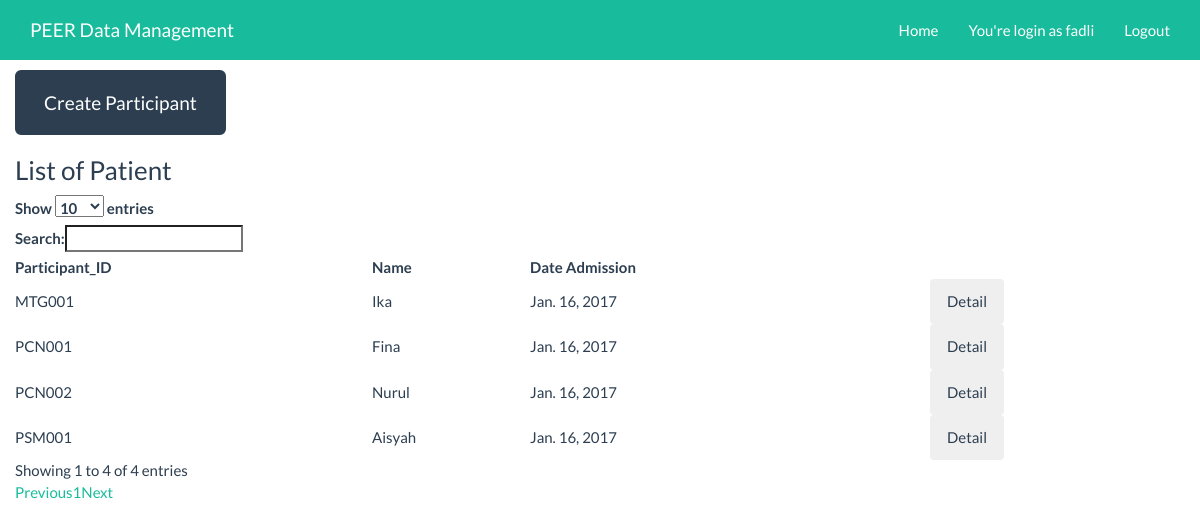
The app's page / (signed in), older data.
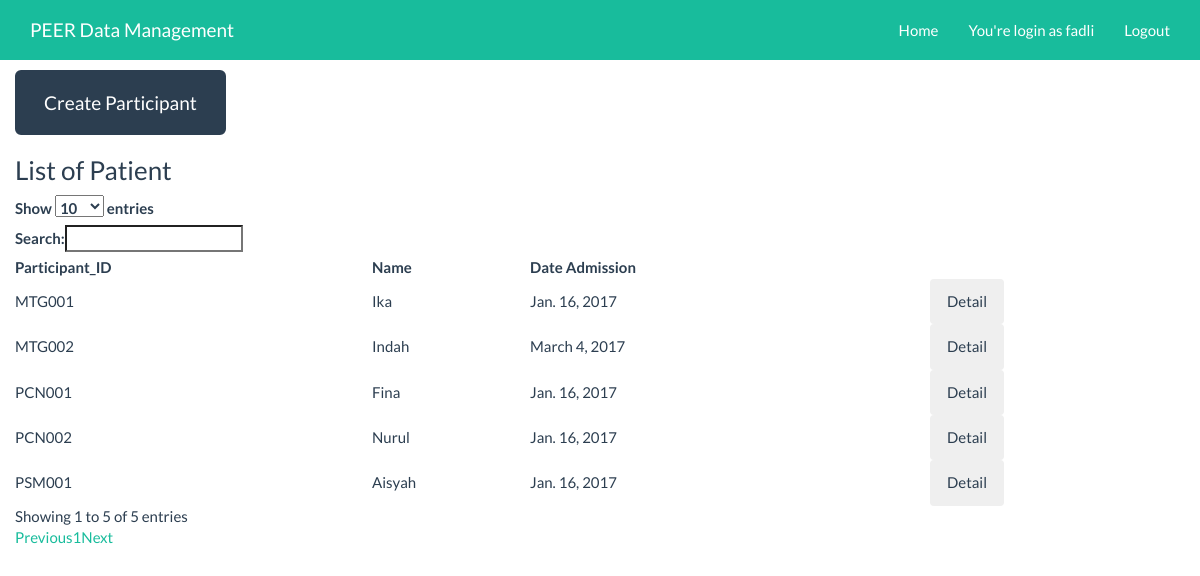
The same page, newer data.
### core/models.py (models this page shows)
class Participant(models.Model):
	participant_id = models.CharField(max_length=10)
	name = models.CharField(max_length=25)
	date_admission = models.DateField()
	puskesmas = models.ForeignKey(Puskesmas, on_delete=models.PROTECT)

### core/views.py (the view)
# urls.py: url(r'^$', views.home, name='home'),
@login_required(login_url='core:login')
def home(request):
	participants = Participant.objects.all()
	puskesmas_list = Puskesmas.objects.all()
	return render(request, 'core/home.html', {'participants' : participants, 'puskesmas_list' : puskesmas_list})

### core/templates/core/home.html (shortened to what this page needs)
{% extends 'base.html' %}
{% block content %}
    <div class="container">
        <div class="row">
            <button type="button" class="btn btn-primary btn-lg" data-toggle="modal" data-target="#createModal"> Create Participant </button>
        </div>
        <div class="row">
            <h3> List of Patient </h3>
           <table id="myTable" cellspacing="0" width="100%">
                <thead>
                    <tr>
                        <th>Participant_ID</th>
                        <th>Name</th>
                        <th>Date Admission </th>
                        <th> </th>
                    </tr>
                </thead>
                <tbody>
                    {% for participant in participants %}
                        <tr>
                            <td>{{ participant.participant_id }}</td>
                            <td>{{ participant.name }}</td>
                            <td>{{ participant.date_admission }}</td>
                            <td>
                                <form action="{% url 'core:forms' %}"  method="POST">
                                   <input type="submit" class="btn btn-detail" value="Detail"/>
                                </form>
                             </td>
                        </tr>
                    {% endfor %}
                </tbody>
           </table>
        </div>
    </div>
{% endblock %}

### core/templates/base.html (shortened to what this page needs)
{% load staticfiles %}
<!DOCTYPE html>
<html lang="en">
<head>
    <link href="{% static 'css/bootstrap.min.css' %}" rel="stylesheet">
    <link rel="stylesheet" href="https://code.jquery.com/ui/1.10.3/themes/smoothness/jquery-ui.css">
    <link rel="stylesheet" href="https://cdn.datatables.net/plug-ins/9dcbecd42ad/integration/jqueryui/dataTables.jqueryui.css">
</head>
<body>
    <nav class="navbar navbar-inverse navbar-fixed-top" role="navigation">
        <div class="container">
            <div class="navbar-header">
                <a class="navbar-brand" href="{% url 'core:home' %}">PEER Data Management</a>
            </div>
            <div class="collapse navbar-collapse" id="bs-example-navbar-collapse-1">
                <ul class="nav navbar-nav navbar-right">
                    <li>
                        <a href="{% url 'core:home' %}">Home</a>
                    </li>
                    <li>
                        <a href="#">You're login as {{ request.user.username }}</a>
                    </li>
                    <li>
                        <a href="{% url 'core:logout'%}">Logout</a>
                    </li>
                </ul>
            </div>
        </div>
    </nav>
    {% block content %}
    {% endblock %}
</body>
</html>

### core/templates/base.html (style rules this page uses)
body { padding-top: 70px; }

Row changes from the older to the newer data that the page shows:
added Participant: participant_id "MTG002", name "Indah", date_admission "March 4, 2017"
Text that changed along with them:
text written by a page script: "Show entries Search: Showing 1 to 4 of 4 entries Previous 1 Next" → "Show entries Search: Showing 1 to 5 of 5 entries Previous 1 Next"
